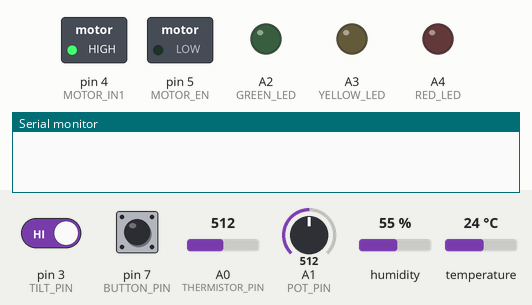
A sketch run on a simulated Arduino Uno, built with avr-gcc and run on an emulated ATmega328P. On the bench: switched loads named in the sketch (green lamp = pin HIGH), output pins drawn as LEDs (lit = HIGH), the last lines printed to the serial monitor. The test bench sets the inputs (shaded band); at power-on: A0 (THERMISTOR_PIN) = 512, pin 7 (BUTTON_PIN) HIGH, pin 3 (TILT_PIN) HIGH, A1 (POT_PIN) = 512, humidity 55 %, temperature 24 °C.

Above: at 1.2 s.
1.3 s: A0 (THERMISTOR_PIN) set to 550
3.5 s: A0 (THERMISTOR_PIN) set to 567
At 4.9 s:
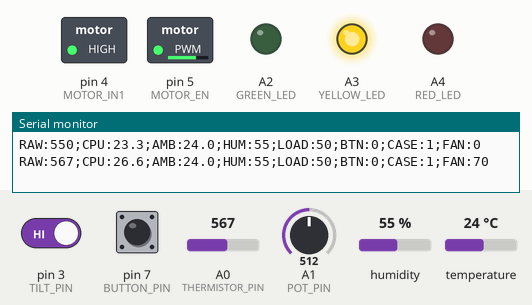
5.5 s: pin 7 (BUTTON_PIN) pulled LOW for 0.15 s
At 5.9 s:
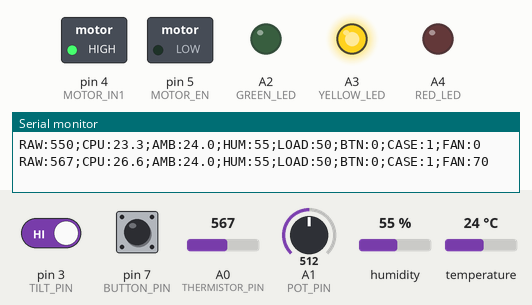
7.5 s: A0 (THERMISTOR_PIN) set to 599
At 9.1 s:
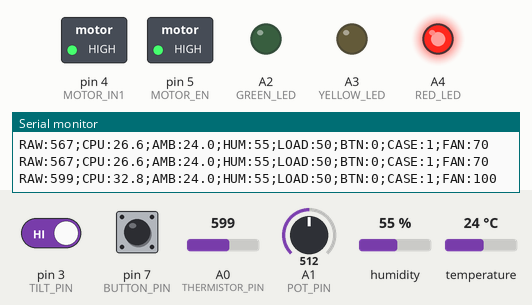
9.5 s: pin 7 (BUTTON_PIN) pulled LOW for 1 s
At 10.2 s:
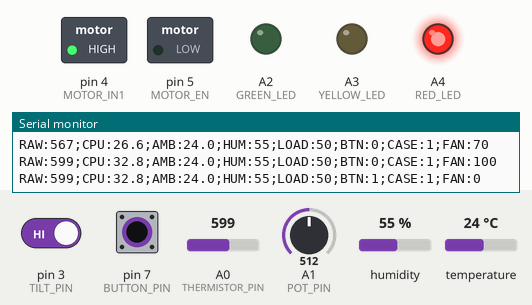
Timing chart, 0 to 13.5 s (numbered marks = the images above; inputs shaded):
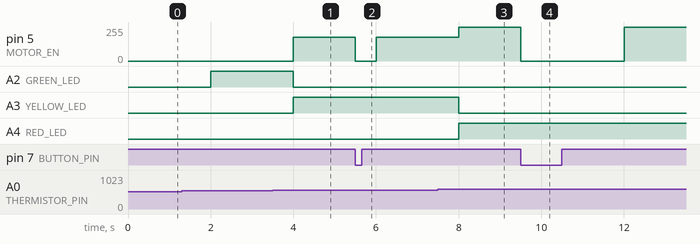

Measured:
- the behaviour switches between 558 and 559 on A0 (THERMISTOR_PIN) (found by bisection; images 0 and 1)
- the behaviour switches between 584 and 585 on A0 (THERMISTOR_PIN) (found by bisection; images 2 and 3)
- after the input at 3.5 s, pin 5 (MOTOR_EN): 0/255 → 178/255 after 0.50 s; A2 (GREEN_LED): HIGH → LOW after 0.50 s; A3 (YELLOW_LED): LOW → HIGH after 0.50 s
- after the input at 5.5 s, pin 5 (MOTOR_EN): 178/255 → 0/255 at once, → 178/255 0.50 s later
- after the input at 7.5 s, pin 5 (MOTOR_EN): 178/255 → 255/255 after 0.50 s; A3 (YELLOW_LED): HIGH → LOW after 0.50 s; A4 (RED_LED): LOW → HIGH after 0.50 s
- after the input at 9.5 s, pin 5 (MOTOR_EN): 255/255 → 0/255 at once, → 255/255 2.5 s later

The sketch:

CPU_COOLER_CODE.ino
```cpp
// CoolCore - CPU cooling simulator
// Main sketch: thermistor (CPU) + DHT11 (room) + potentiometer (CPU load) + button (emergency stop)
//              + tilt switch (case open) + status LEDs (green / yellow / red) + fan (L293D)

#include <DHT.h>

// ----- Pins -----
const int THERMISTOR_PIN = A0;
const int POT_PIN = A1;
const int GREEN_LED = A2;
const int YELLOW_LED = A3;
const int RED_LED = A4;
const int DHT_PIN = 2;
const int TILT_PIN = 3;
const int MOTOR_IN1 = 4;         // NEW: L293D pin 2 (Input 1)
const int MOTOR_EN = 5;          // NEW: L293D pin 1 (Enable, PWM speed)
const int BUTTON_PIN = 7;

// ----- Thermistor calibration (use your own measured values) -----
const float RAW_LOW = 512.0;    // raw value at room temperature
const float TEMP_LOW = 16.0;    // room temperature in °C
const float RAW_HIGH = 600.0;   // raw value when holding the thermistor
const float TEMP_HIGH = 33.0;   // skin temperature in °C

// ----- Temperature limits for the LEDs and the fan -----
const float WARM_TEMP = 25.0;   // from here: yellow LED + fan at medium speed
const float HOT_TEMP = 30.0;    // from here: red LED + fan at full speed

// ----- Fan speeds (NEW) -----
const int FAN_MEDIUM = 70;      // % (below ~40 % the motor may not start)
const int FAN_FULL = 100;       // %

// ----- DHT11 sensor -----
DHT dht(DHT_PIN, DHT11);

// ----- Timing -----
unsigned long lastReading = 0;
const unsigned long INTERVAL = 2000;   // read every 2 seconds (DHT11 is slow)

void setup() {
  Serial.begin(9600);
  dht.begin();
  pinMode(BUTTON_PIN, INPUT_PULLUP);   // use the Arduino's internal resistor
  pinMode(TILT_PIN, INPUT_PULLUP);
  pinMode(GREEN_LED, OUTPUT);
  pinMode(YELLOW_LED, OUTPUT);
  pinMode(RED_LED, OUTPUT);
  pinMode(MOTOR_EN, OUTPUT);           // NEW
  pinMode(MOTOR_IN1, OUTPUT);          // NEW
  digitalWrite(MOTOR_IN1, HIGH);       // NEW: the fan always turns in the same direction
}

void loop() {
  // NEW: emergency button is checked on every loop, so the fan stops instantly
  if (readButton() == 1) {
    setFanSpeed(0);
  }

  if (millis() - lastReading >= INTERVAL) {
    lastReading = millis();

    // Thermistor (CPU)
    int raw = readRaw();
    float cpuTemp = rawToCelsius(raw);
    showStatus(cpuTemp);                // LEDs follow the CPU temperature

    // Inputs
    int load = readLoad();
    int buttonPressed = readButton();
    int caseOpen = readCaseOpen();

    // Fan (NEW)
    int fanPercent = decideFanSpeed(cpuTemp, buttonPressed);
    setFanSpeed(fanPercent);

    // DHT11 (room)
    float roomTemp = dht.readTemperature();
    float humidity = dht.readHumidity();

    if (isnan(roomTemp) || isnan(humidity)) {
      Serial.println("ERROR:DHT");
      return;
    }

    sendData(raw, cpuTemp, roomTemp, humidity, load, buttonPressed, caseOpen, fanPercent);
  }
}

// Reads the analog value of the thermistor (0-1023)
int readRaw() {
  return analogRead(THERMISTOR_PIN);
}

// Converts the raw value to °C with a straight line between two points
float rawToCelsius(int raw) {
  float degreesPerStep = (TEMP_HIGH - TEMP_LOW) / (RAW_HIGH - RAW_LOW);
  return TEMP_LOW + (raw - RAW_LOW) * degreesPerStep;
}

// Reads the potentiometer and converts 0-1023 to 0-100 %
int readLoad() {
  int raw = analogRead(POT_PIN);
  return map(raw, 0, 1023, 0, 100);
}

// Returns 1 if the button is pressed, 0 if not
int readButton() {
  if (digitalRead(BUTTON_PIN) == LOW) {
    return 1;
  }
  return 0;
}

// Returns 1 if the case is open (switch tilted), 0 if closed (switch upright)
int readCaseOpen() {
  if (digitalRead(TILT_PIN) == HIGH) {
    return 1;
  }
  return 0;
}

// Turns on one LED depending on the CPU temperature
// green (below WARM_TEMP), yellow (WARM_TEMP to HOT_TEMP), red (HOT_TEMP or more)
void showStatus(float cpuTemp) {
  digitalWrite(GREEN_LED, LOW);     // first turn all LEDs off
  digitalWrite(YELLOW_LED, LOW);
  digitalWrite(RED_LED, LOW);

  if (cpuTemp < WARM_TEMP) {
    digitalWrite(GREEN_LED, HIGH);
  } else if (cpuTemp < HOT_TEMP) {
    digitalWrite(YELLOW_LED, HIGH);
  } else {
    digitalWrite(RED_LED, HIGH);
  }
}

// NEW: decides the fan speed (%) from the CPU temperature
// green -> off, yellow -> medium, red -> full. Emergency button -> always off.
int decideFanSpeed(float cpuTemp, int buttonPressed) {
  if (buttonPressed == 1) {
    return 0;
  }
  if (cpuTemp < WARM_TEMP) {
    return 0;
  } else if (cpuTemp < HOT_TEMP) {
    return FAN_MEDIUM;
  } else {
    return FAN_FULL;
  }
}

// NEW: sets the fan speed from 0 to 100 % (PWM on the L293D Enable pin)
void setFanSpeed(int percent) {
  int pwm = map(percent, 0, 100, 0, 255);   // analogWrite uses 0-255
  analogWrite(MOTOR_EN, pwm);
}

// Sends all data in one line:
// RAW:512;CPU:22.0;AMB:21.0;HUM:45;LOAD:75;BTN:0;CASE:0;FAN:70
void sendData(int raw, float cpuTemp, float roomTemp, float humidity, int load,
              int buttonPressed, int caseOpen, int fanPercent) {
  Serial.print("RAW:");
  Serial.print(raw);
  Serial.print(";CPU:");
  Serial.print(cpuTemp, 1);
  Serial.print(";AMB:");
  Serial.print(roomTemp, 1);
  Serial.print(";HUM:");
  Serial.print(humidity, 0);
  Serial.print(";LOAD:");
  Serial.print(load);
  Serial.print(";BTN:");
  Serial.print(buttonPressed);
  Serial.print(";CASE:");
  Serial.print(caseOpen);          // changed: print instead of println
  Serial.print(";FAN:");           // NEW
  Serial.println(fanPercent);      // NEW: println goes at the very end
}
```
